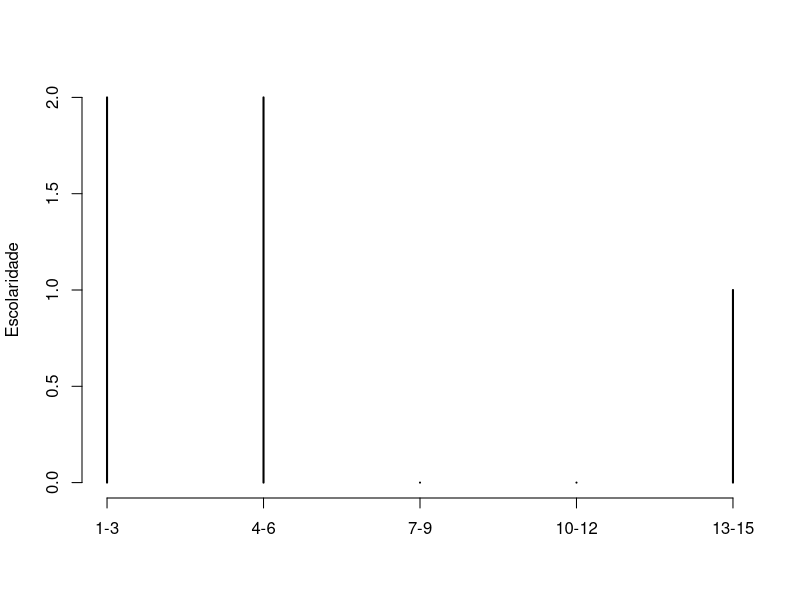

This chart was generated by the following R code:
# Display the table
file <- read.csv("tablej.csv",TRUE,sep = ",")
print(file)
file$IMC<- (file$Peso/(file$Altura)^2)

E_medio_i<-length(grep("Ensino Médio Incompleto", file$Escolaridade))
print(E_medio_i)

E_medio_c<-length(grep("Ensino Médio Completo", file$Escolaridade))
print(E_medio_c)

E_superior_i<-length(grep("Superior Incompleto", file$Escolaridade))
print(E_superior_i)

Graduacao<-length(grep("Graduação", file$Escolaridade))
print(Graduacao)

Doutorado<-length(grep("Doutorado", file$Escolaridade))
print(Doutorado)

Escolaridade<-c(E_medio_i,E_medio_c,E_superior_i,Graduacao,Doutorado)
print(Escolaridade)

Frequencia_absoluta<- table(Escolaridade)
print(Frequencia_absoluta)

Frequencia_relativa<- prop.table(Escolaridade)
print(Frequencia_relativa)

final_table_e<-cbind(Escolaridade,Frequencia_absoluta,Frequencia_relativa)
print(final_table_e)

brk_e<- seq(1,16,3)

classes_e<-c("1-3","4-6","7-9","10-12","13-15")

table(cut(Escolaridade,breaks=brk_e,right=FALSE,labels=classes_e))

plot(table(cut(Escolaridade,breaks=brk_e,right=FALSE,labels=classes_e)), ylab = "Escolaridade")
